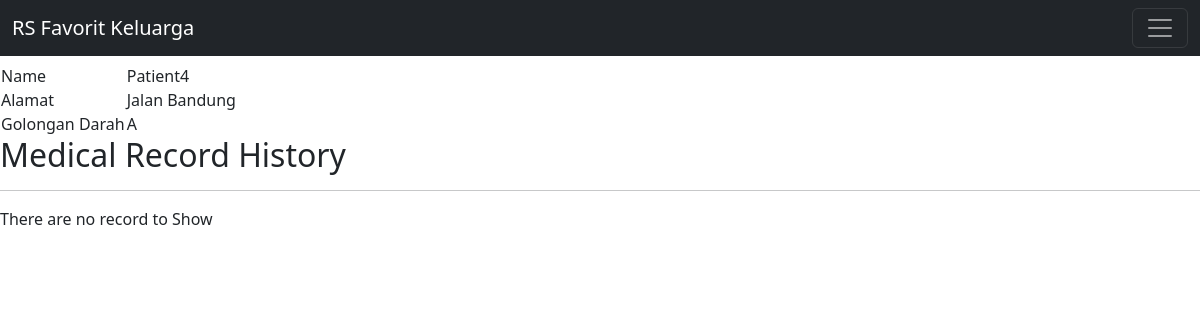
Page /records/patient/4/ on the committed database.
### records/models.py (models this page shows, shortened)
class PatientProfile(models.Model):
    BLOODTYPE_CHOICES = [
    ("A", "A"),
    ("AB", "AB"),
    ("B", "B"),
    ("O", "O"),
    ('-','None'),
]
    patient_name = models.CharField(max_length=100)
    patient_address = models.TextField(max_length=300)
    Patient_bloodtype = models.CharField(choices=BLOODTYPE_CHOICES,max_length=10)
    patient_age = models.IntegerField(default=0)
    patient_comorbid = models.TextField(default='No Comorbid')
    patient_note = models.TextField(default='None')
    patient_apply = models.DateTimeField(auto_created=True,auto_now=True)
    patient_systol = models.IntegerField(default=120)
    patient_diastol = models.IntegerField(default=80)
    class Meta:
        ordering = ['patient_name']

### records/views.py (the view)
# urls.py: path('patient/<int:pk>/',views.PatientDetail.as_view(),name='patient_detail'),
class PatientDetail(DetailView):
    model = PatientProfile
    def get_context_data(self, **kwargs):
        context = super().get_context_data(**kwargs)
        patient_records = PatientRecords.objects.filter(patient_name=self.object)
        for record in patient_records:
            record.prescriptions = record.prescription.all()
        context['patient_records'] = patient_records
        print(context['patient_records'])
        return context

### records/templates/records/patientprofile_detail.html (shortened to what this page needs)
{% extends 'base.html' %}
{% block content %}
<div>
    <table style="align-items: center;align-self: flex-end;">
        <tr>
            <td>Name</td>
            <td> {{ patientprofile.patient_name }}</td>
        </tr>
        <tr>
            <td> Alamat </td>
            <td> {{ patientprofile.patient_address }}</td>
        </tr>
        <tr>
            <td> Golongan Darah </td>
            <td> {{ patientprofile.Patient_bloodtype }}</td>
        </tr>
    </table>
</div>
<div>
    <h2>Medical Record History</h2>
    <hr>
    {% if patient_records %}
    <ul>
        {% for record in patient_records %}
        <h3>On {{ record.timestamp }}</h3>
        <p><b>Diagnose:</b> {{ record.diagnose }}</p>
        <p><b>Notes:</b> {{ record.notes }}</p>
        <p>Prescribed medicines:</p>
        <ul>
        {% for medicine in record.prescriptions %}
            <li>{{ medicine.medicine_name }}</li>
        {% endfor %}
        </ul>
        <hr>
    {% endfor %}
    </ul>
    {% else %}
    <p>There are no record to Show</p>
    {% endif %}
</div>
{% endblock %}

### rows in the picture
PatientProfile: patient_name "Patient4", patient_address "Jalan Bandung", Patient_bloodtype "A"
